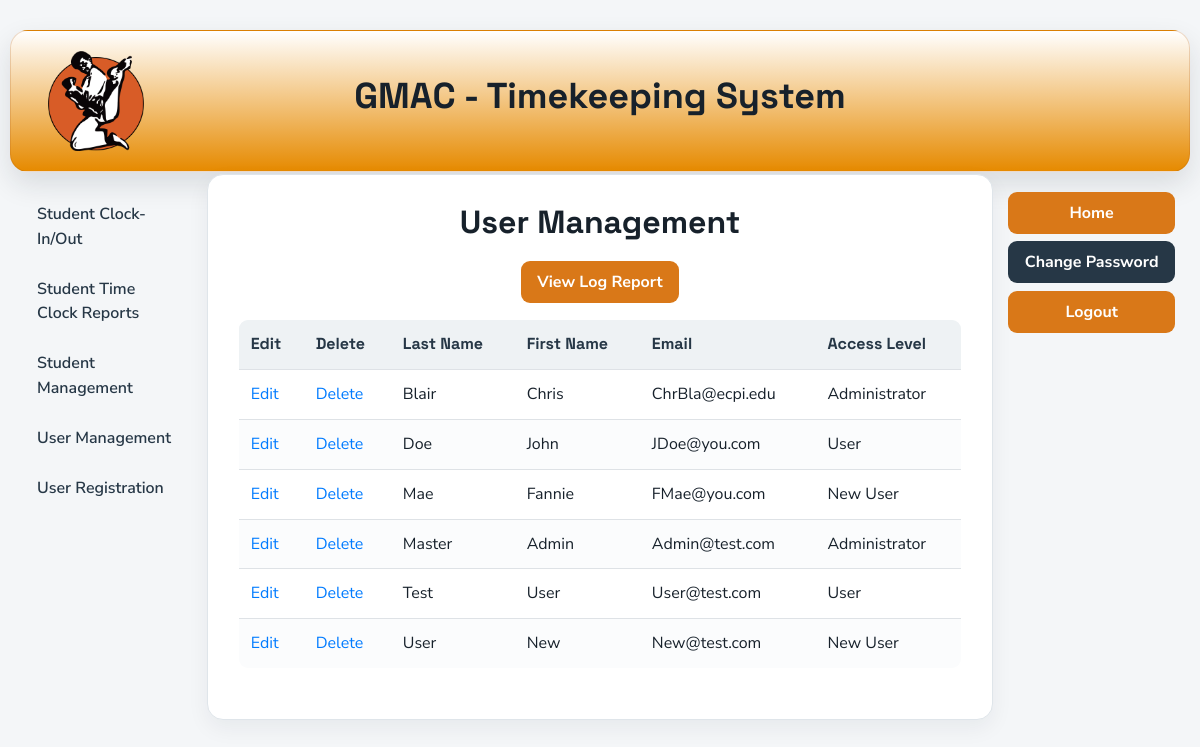
The page /View/UserManagement.php (signed in) on the database its author committed.
### tables this page shows
CREATE TABLE `users` (
  `ID` int(5) NOT NULL,
  `LastName` varchar(30) NOT NULL,
  `FirstName` varchar(25) NOT NULL,
  `Email` varchar(50) NOT NULL,
  `Password` varchar(60) NOT NULL,
  `access` int(1) DEFAULT NULL
);

CREATE TABLE `user_levels` (
  `access` int(1) NOT NULL,
  `access_name` varchar(25) NOT NULL
);

### Model/User_db.php (called while the page is built, shortened)
<?php
Class User_DB {
    public static function All_Users() {
        $db = new Database();
        $conn = $db->getDBConn();
        $query = "SELECT u.*, l.access_name FROM users u INNER JOIN user_levels l ON u.access = l.access ORDER BY LastName ASC";
        $results = mysqli_query($conn, $query);
        return $results;
    }
}
?>

### Controller/User_Controller.php (called while the page is built, shortened)
<?php
require_once __DIR__ . "/../Model/User_db.php";
require_once __DIR__ . "/../Model/User.php";
class UserController {
    private static function rowToUser($row) {
        $user = new User($row['FirstName'], $row['LastName'],
            $row['Email'], $row['Password'], $row['access'], $row['ID'], $row['access_name']);
        return $user;
    }
    public static function getAllUsers() {
        $userDb = new User_DB();
        $results = $userDb->All_Users();
        $users = [];
        if ($results instanceof mysqli_result) {
            while ($row = mysqli_fetch_assoc($results)) {
                $users[] = self::rowToUser($row);
            }
        }
        return $users;
    }
}
?>

### Model/User.php (called while the page is built, shortened)
<?php
class User {
    private $ID;
    private $FirstName;
    private $LastName;
    private $Email;
    private $access_name;
    public function __construct($FirstName, $LastName, $Email, $Password, $access, $ID = null, $access_name = null) {
        $this->ID = $ID;
        $this->FirstName = $FirstName;
        $this->LastName = $LastName;
        $this->Email = $Email;
        $this->access_name = $access_name;
    }
    public function getID() { return $this->ID; }
    public function getFirstName() { return $this->FirstName; }
    public function getLastName() { return $this->LastName; }
    public function getEmail() { return $this->Email; }
    public function getAccessName() { return $this->access_name; }
}

### View/UserManagement.php (the view, shortened to what this page needs)
<?php
require_once('../Controller/User_Controller.php');
?>
<!DOCTYPE html>
<html lang="en">
    <head>
        <link rel="stylesheet" href="https://stackpath.bootstrapcdn.com/bootstrap/4.1.0/css/bootstrap.min.css"
>
        <link rel="stylesheet" href="../Utility/style.css">
    </head>
    <body>
        <div class="container" style="margin-top: 30px">
            <header class="jumbotron text-center row"
            style="margin-bottom:2px; background: linear-gradient(white, #e68a00); padding:20px;">
            <div class="col-sm-2">
               <img class="img-fluid float-left" style="width:100px; height:100px;" src="../GMAC Logo.png" alt="Logo">
           </div>
           <div class="col-sm-8">
               <h1 class="font-bold" style="text-align:center";>GMAC - Timekeeping System</h1>
           </div>
       </header>
       <div class="row" style="padding-left: 0px;">
        <nav class="col-sm-2">
            <ul class="nav nav-pills flex-column">
                <?php include('../controller/nav.php'); ?>
            </ul>
        </nav>
        <div class="col-sm-8">
        <h2 class="text-center">User Management</h2>
        <button class='btn btn-primary btn-center d-block mx-auto' name='log_report' value='View Log Report'
            onclick='window.location.href="Log_Report.php"'>View Log Report</button>
        <p>
            <?php
            try{
                $users = UserController::getAllUsers();
                if ($users) {
                    echo '<table class="table table-striped">
                            <tr>
                                <th scope="col">Edit</th>
                                <th scope="col">Delete</th>
                                <th scope="col">Last Name</th>
                                <th scope="col">First Name</th>
                                <th scope="col">Email</th>
                                <th scope="col">Access Level</th>
                            </tr>';
                foreach ($users as $user) {
                    $ID = htmlspecialchars($user->getID(), ENT_QUOTES);
                    $LastName = htmlspecialchars($user->getLastName(), ENT_QUOTES);
                    $FirstName = htmlspecialchars($user->getFirstName(), ENT_QUOTES);
                    $Email = htmlspecialchars($user->getEmail(), ENT_QUOTES);
                    $access = htmlspecialchars($user->getAccessName(), ENT_QUOTES);
                    echo '<tr>
                            <td><a href="Edit_User.php?ID=' . $ID . '">Edit</a></td>
                            <td><a href="Delete_User.php?ID=' . $ID . '">Delete</a></td>
                            <td>' . $LastName . '</td>
                            <td>' . $FirstName . '</td>
                            <td>' . $Email . '</td>
                            <td>' . $access . '</td>
                          </tr>';
                }
                echo '</table>';
                } else {
                    echo '<p class="error">No users could be retrieved.</p>';
                }
            } catch (Exception $e) {
                echo '<p class="text-center" style="color:red">An Exception occurred. Message: ' . $e->getMessage() . ' </p>';
                echo '<p class="text-center" style="color:red">The system is busy. Please try again later.</p>';
            } catch (Error $e) {
                echo '<p class="text-center" style="color:red">An Error occurred. Message: ' . $e->getMessage() . ' </p>';
                echo '<p class="text-center" style="color:red">The system is busy. Please try again later.</p>';
            }
        ?>
        </div>
        <aside class="col-sm-2">
            <?php include('../controller/user_buttons.php'); ?>
        </aside>
    </div>
    </body>
</html>

### Utility/style.css (style rules this page uses)
:root { --ink: #17212b; --muted: #65717d; --paper: #ffffff; --canvas: #f4f6f8; --line: #dfe5ea; --orange: #d97818; --orange-dark: #ad5710; --navy: #263746; --success: #2f8064; --danger: #bb4b47; }
*, *::before, *::after { box-sizing: border-box; }
body { margin: 0; background: var(--canvas); color: var(--ink); font-family: "Nunito Sans", "Segoe UI", sans-serif; font-size: 16px; line-height: 1.55; }
.container { max-width: 1180px; padding-bottom: 36px; }
header.jumbotron { border: 1px solid rgba(173, 87, 16, 0.22); border-radius: 18px; box-shadow: 0 12px 28px rgba(23, 33, 43, 0.12); overflow: hidden; }
header.jumbotron h1 { margin: 24px 0; color: var(--ink); font-family: "Space Grotesk", "Segoe UI", sans-serif; font-size: clamp(1.7rem, 3vw, 2.5rem); font-weight: 700; letter-spacing: 0; }
header.jumbotron img { border-radius: 12px; object-fit: contain; }
.row > nav.col-sm-2, .row > aside.col-sm-2 { padding-top: 18px; }
.container > div.row > .col-sm-8 { min-height: 420px; padding: 28px 30px 34px; background: var(--paper); border: 1px solid var(--line); border-radius: 16px; box-shadow: 0 8px 22px rgba(23, 33, 43, 0.06); }
h2, h3 { color: var(--ink); font-family: "Space Grotesk", "Segoe UI", sans-serif; font-weight: 700; letter-spacing: 0; }
h2 { margin-bottom: 20px; }
.btn { border: 0; border-radius: 9px; font-weight: 700; letter-spacing: 0; padding: 9px 16px; transition: background-color 160ms ease, box-shadow 160ms ease, transform 160ms ease; }
.btn-primary { background: var(--orange); color: #fff; }
.table { overflow: hidden; border: 1px solid var(--line); border-radius: 10px; }
.table thead th, .table tr:first-child th { background: #eef2f4; border-color: var(--line); color: var(--navy); font-family: "Space Grotesk", "Segoe UI", sans-serif; }
.table td, .table th { vertical-align: middle; }
.table-striped tbody tr:nth-of-type(odd) { background: #fbfcfd; }

### rows shown on the page
users: LastName "Blair", FirstName "Chris", Email "ChrBla@ecpi.edu", user_levels.access_name "Administrator"
users: LastName "Doe", FirstName "John", Email "JDoe@you.com", user_levels.access_name "User"
users: LastName "Mae", FirstName "Fannie", Email "FMae@you.com", user_levels.access_name "New User"
users: LastName "Master", FirstName "Admin", Email "Admin@test.com", user_levels.access_name "Administrator"
users: LastName "Test", FirstName "User", Email "User@test.com", user_levels.access_name "User"
users: LastName "User", FirstName "New", Email "New@test.com", user_levels.access_name "New User"

### other values the page prints
$button['label'] "Home"
$button['label'] "Change Password"
$button['label'] "Logout"
